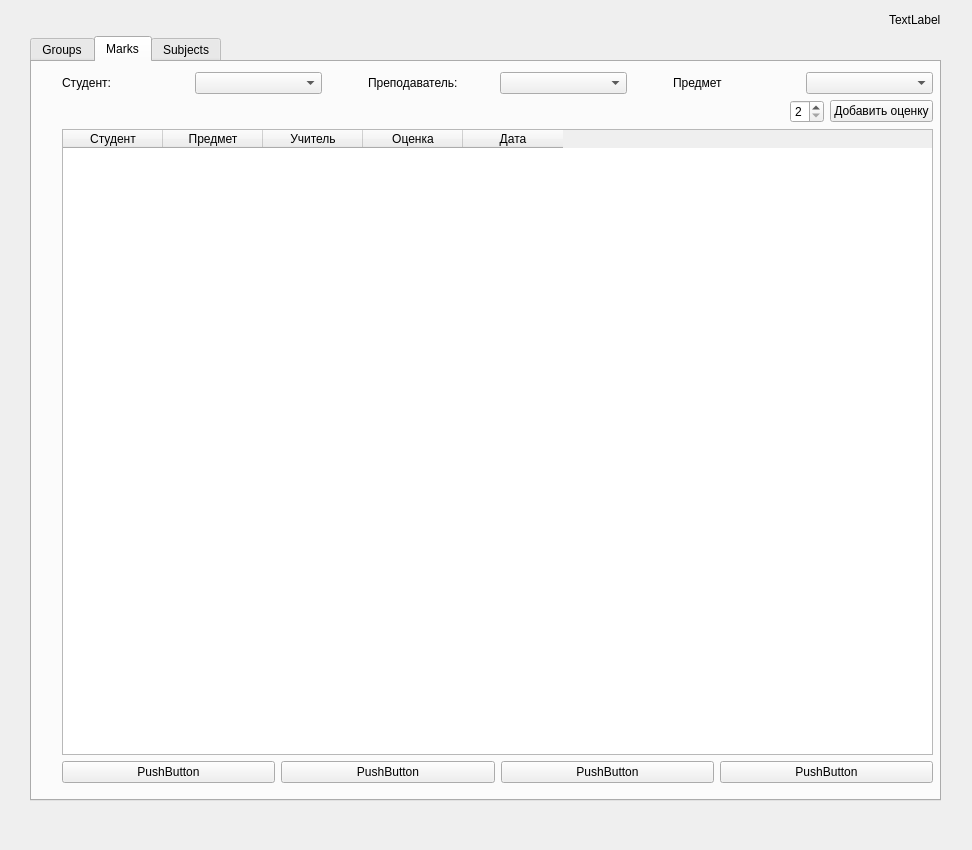
<?xml version="1.0" encoding="UTF-8"?>
<ui version="4.0">
 <class>Dialog</class>
 <widget class="QDialog" name="Dialog">
  <property name="geometry">
   <rect>
    <x>0</x>
    <y>0</y>
    <width>972</width>
    <height>850</height>
   </rect>
  </property>
  <property name="windowTitle">
   <string>Dialog</string>
  </property>
  <widget class="QWidget" name="verticalLayoutWidget_4">
   <property name="geometry">
    <rect>
     <x>30</x>
     <y>10</y>
     <width>911</width>
     <height>791</height>
    </rect>
   </property>
   <layout class="QVBoxLayout" name="verticalLayout_4">
    <item>
     <layout class="QHBoxLayout" name="horizontalLayout">
      <item>
       <spacer name="horizontalSpacer_5">
        <property name="orientation">
         <enum>Qt::Horizontal</enum>
        </property>
        <property name="sizeHint" stdset="0">
         <size>
          <width>40</width>
          <height>20</height>
         </size>
        </property>
       </spacer>
      </item>
      <item>
       <widget class="QLabel" name="name_label">
        <property name="text">
         <string>TextLabel</string>
        </property>
       </widget>
      </item>
     </layout>
    </item>
    <item>
     <widget class="QTabWidget" name="mainTabWidget">
      <property name="currentIndex">
       <number>1</number>
      </property>
      <widget class="QWidget" name="groupsTab">
       <attribute name="title">
        <string>Groups</string>
       </attribute>
       <widget class="QWidget" name="verticalLayoutWidget">
        <property name="geometry">
         <rect>
          <x>20</x>
          <y>10</y>
          <width>871</width>
          <height>711</height>
         </rect>
        </property>
        <layout class="QVBoxLayout" name="verticalLayout">
         <item>
          <layout class="QHBoxLayout" name="horizontalLayout_2">
           <item>
            <widget class="QComboBox" name="groupComboBox"/>
           </item>
           <item>
            <spacer name="horizontalSpacer_4">
             <property name="orientation">
              <enum>Qt::Horizontal</enum>
             </property>
             <property name="sizeType">
              <enum>QSizePolicy::Minimum</enum>
             </property>
             <property name="sizeHint" stdset="0">
              <size>
               <width>40</width>
               <height>20</height>
              </size>
             </property>
            </spacer>
           </item>
          </layout>
         </item>
         <item>
          <widget class="QTableWidget" name="groupTableWidget">
           <column>
            <property name="text">
             <string>Номер группы</string>
            </property>
           </column>
           <column>
            <property name="text">
             <string>Средний балл</string>
            </property>
           </column>
          </widget>
         </item>
         <item>
          <layout class="QHBoxLayout" name="horizontalLayout_9">
           <item>
            <widget class="QLabel" name="label_4">
             <property name="text">
              <string>Фамилия</string>
             </property>
            </widget>
           </item>
           <item>
            <widget class="QLineEdit" name="firstNameLineEdit"/>
           </item>
           <item>
            <widget class="QLabel" name="label_5">
             <property name="text">
              <string>Имя</string>
             </property>
            </widget>
           </item>
           <item>
            <widget class="QLineEdit" name="lastNameLineEdit"/>
           </item>
           <item>
            <widget class="QLabel" name="label_6">
             <property name="text">
              <string>Отчество</string>
             </property>
            </widget>
           </item>
           <item>
            <widget class="QLineEdit" name="patherNameLineEdit"/>
           </item>
           <item>
            <widget class="QLabel" name="label_7">
             <property name="text">
              <string>Роль</string>
             </property>
            </widget>
           </item>
           <item>
            <widget class="QComboBox" name="typeComboBox"/>
           </item>
           <item>
            <widget class="QLabel" name="label_8">
             <property name="text">
              <string>Номер группы</string>
             </property>
            </widget>
           </item>
           <item>
            <widget class="QComboBox" name="groupNumComboBox"/>
           </item>
           <item>
            <widget class="QPushButton" name="addUserPushButton">
             <property name="text">
              <string>Добавить пользователя</string>
             </property>
            </widget>
           </item>
          </layout>
         </item>
         <item>
          <layout class="QHBoxLayout" name="horizontalLayout_8">
           <item>
            <widget class="QPushButton" name="pushButton_3">
             <property name="text">
              <string>PushButton</string>
             </property>
            </widget>
           </item>
           <item>
            <widget class="QPushButton" name="pushButton_4">
             <property name="text">
              <string>PushButton</string>
             </property>
            </widget>
           </item>
          </layout>
         </item>
         <item>
          <layout class="QHBoxLayout" name="horizontalLayout_3">
           <item>
            <widget class="QPushButton" name="numGroupsWIthMarksButton">
             <property name="sizePolicy">
              <sizepolicy hsizetype="Minimum" vsizetype="Fixed">
               <horstretch>0</horstretch>
               <verstretch>0</verstretch>
              </sizepolicy>
             </property>
             <property name="text">
              <string>Число предметов, по которым есть оценки у группы</string>
             </property>
            </widget>
           </item>
           <item>
            <widget class="QLabel" name="numGroupsWIthMarksLabel">
             <property name="text">
              <string/>
             </property>
            </widget>
           </item>
           <item>
            <widget class="QPushButton" name="pushButton_2">
             <property name="text">
              <string>PushButton</string>
             </property>
            </widget>
           </item>
          </layout>
         </item>
        </layout>
       </widget>
      </widget>
      <widget class="QWidget" name="marksTab">
       <attribute name="title">
        <string>Marks</string>
       </attribute>
       <widget class="QWidget" name="verticalLayoutWidget_2">
        <property name="geometry">
         <rect>
          <x>30</x>
          <y>10</y>
          <width>871</width>
          <height>711</height>
         </rect>
        </property>
        <layout class="QVBoxLayout" name="verticalLayout_2">
         <item>
          <layout class="QHBoxLayout" name="horizontalLayout_4">
           <item>
            <widget class="QLabel" name="label">
             <property name="text">
              <string>Студент:</string>
             </property>
            </widget>
           </item>
           <item>
            <widget class="QComboBox" name="studentNameComboBox"/>
           </item>
           <item>
            <spacer name="horizontalSpacer">
             <property name="orientation">
              <enum>Qt::Horizontal</enum>
             </property>
             <property name="sizeType">
              <enum>QSizePolicy::Minimum</enum>
             </property>
             <property name="sizeHint" stdset="0">
              <size>
               <width>40</width>
               <height>20</height>
              </size>
             </property>
            </spacer>
           </item>
           <item>
            <widget class="QLabel" name="label_2">
             <property name="text">
              <string>Преподаватель:</string>
             </property>
            </widget>
           </item>
           <item>
            <widget class="QComboBox" name="teacherNameComboBox"/>
           </item>
           <item>
            <spacer name="horizontalSpacer_2">
             <property name="orientation">
              <enum>Qt::Horizontal</enum>
             </property>
             <property name="sizeType">
              <enum>QSizePolicy::Minimum</enum>
             </property>
             <property name="sizeHint" stdset="0">
              <size>
               <width>40</width>
               <height>20</height>
              </size>
             </property>
            </spacer>
           </item>
           <item>
            <widget class="QLabel" name="label_3">
             <property name="text">
              <string>Предмет</string>
             </property>
            </widget>
           </item>
           <item>
            <widget class="QComboBox" name="SubjectComboBox"/>
           </item>
          </layout>
         </item>
         <item>
          <layout class="QHBoxLayout" name="horizontalLayout_10">
           <item>
            <spacer name="horizontalSpacer_6">
             <property name="orientation">
              <enum>Qt::Horizontal</enum>
             </property>
             <property name="sizeHint" stdset="0">
              <size>
               <width>40</width>
               <height>20</height>
              </size>
             </property>
            </spacer>
           </item>
           <item>
            <widget class="QSpinBox" name="markSpinBox">
             <property name="minimum">
              <number>2</number>
             </property>
             <property name="maximum">
              <number>5</number>
             </property>
            </widget>
           </item>
           <item>
            <widget class="QPushButton" name="addMarkPushButton">
             <property name="text">
              <string>Добавить оценку</string>
             </property>
            </widget>
           </item>
          </layout>
         </item>
         <item>
          <widget class="QTableWidget" name="marksTableWidget">
           <column>
            <property name="text">
             <string>Студент</string>
            </property>
           </column>
           <column>
            <property name="text">
             <string>Предмет</string>
            </property>
           </column>
           <column>
            <property name="text">
             <string>Учитель</string>
            </property>
           </column>
           <column>
            <property name="text">
             <string>Оценка</string>
            </property>
           </column>
           <column>
            <property name="text">
             <string>Дата</string>
            </property>
           </column>
          </widget>
         </item>
         <item>
          <layout class="QHBoxLayout" name="horizontalLayout_5">
           <item>
            <widget class="QPushButton" name="pushButton_5">
             <property name="text">
              <string>PushButton</string>
             </property>
            </widget>
           </item>
           <item>
            <widget class="QPushButton" name="pushButton_6">
             <property name="text">
              <string>PushButton</string>
             </property>
            </widget>
           </item>
           <item>
            <widget class="QPushButton" name="pushButton_7">
             <property name="text">
              <string>PushButton</string>
             </property>
            </widget>
           </item>
           <item>
            <widget class="QPushButton" name="pushButton_8">
             <property name="text">
              <string>PushButton</string>
             </property>
            </widget>
           </item>
          </layout>
         </item>
        </layout>
       </widget>
      </widget>
      <widget class="QWidget" name="subjectsTab">
       <attribute name="title">
        <string>Subjects</string>
       </attribute>
       <widget class="QWidget" name="verticalLayoutWidget_3">
        <property name="geometry">
         <rect>
          <x>20</x>
          <y>10</y>
          <width>871</width>
          <height>711</height>
         </rect>
        </property>
        <layout class="QVBoxLayout" name="verticalLayout_3">
         <item>
          <layout class="QHBoxLayout" name="horizontalLayout_6">
           <item>
            <widget class="QComboBox" name="subjectNameComboBox"/>
           </item>
           <item>
            <spacer name="horizontalSpacer_3">
             <property name="orientation">
              <enum>Qt::Horizontal</enum>
             </property>
             <property name="sizeType">
              <enum>QSizePolicy::Minimum</enum>
             </property>
             <property name="sizeHint" stdset="0">
              <size>
               <width>40</width>
               <height>20</height>
              </size>
             </property>
            </spacer>
           </item>
          </layout>
         </item>
         <item>
          <widget class="QTableWidget" name="subjectTableWidget"/>
         </item>
         <item>
          <layout class="QHBoxLayout" name="horizontalLayout_7">
           <item>
            <widget class="QPushButton" name="pushButton_9">
             <property name="text">
              <string>PushButton</string>
             </property>
            </widget>
           </item>
           <item>
            <widget class="QPushButton" name="pushButton_10">
             <property name="text">
              <string>PushButton</string>
             </property>
            </widget>
           </item>
           <item>
            <widget class="QPushButton" name="pushButton_11">
             <property name="text">
              <string>PushButton</string>
             </property>
            </widget>
           </item>
           <item>
            <widget class="QPushButton" name="pushButton_12">
             <property name="text">
              <string>PushButton</string>
             </property>
            </widget>
           </item>
          </layout>
         </item>
        </layout>
       </widget>
      </widget>
     </widget>
    </item>
   </layout>
  </widget>
 </widget>
 <resources/>
 <connections/>
</ui>
